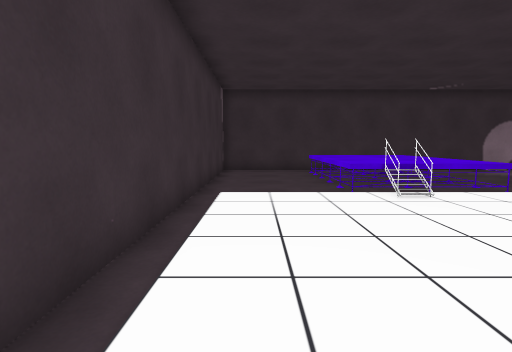
View 1 (above)

14 first-person views from a walk through a Unity game level. The camera is 1.2 m above the floor, tilts 6° down and sees 80° across. The floor is counted in squares, 1 m on a side. Each view is taken from the middle of a square. On the plan, view 1 faces up. The plan holds only what a view shows up to about 13 squares ahead; the rest is blank. Some animated figures are left out.

View 2
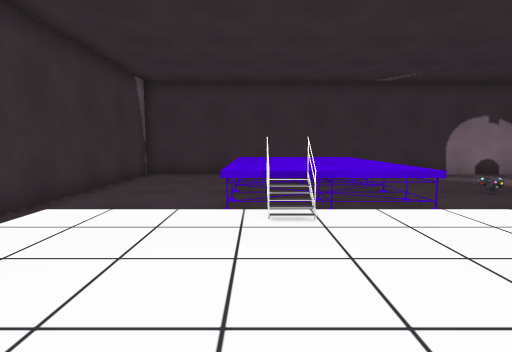

View 3
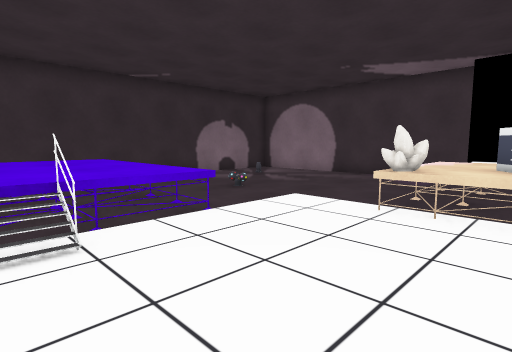

View 4
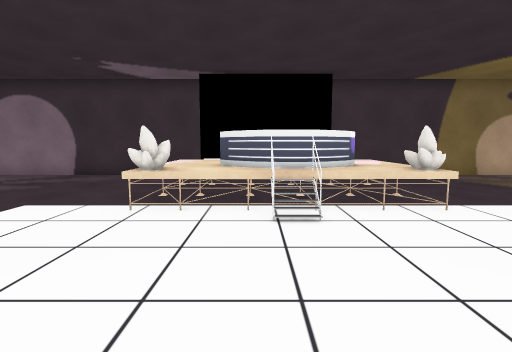

View 5
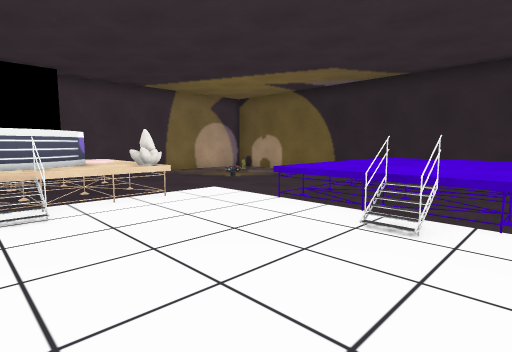

View 6
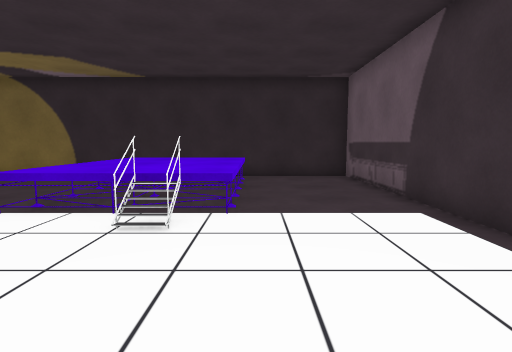

View 7
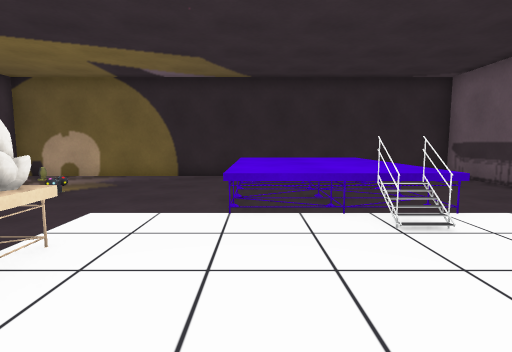

View 8
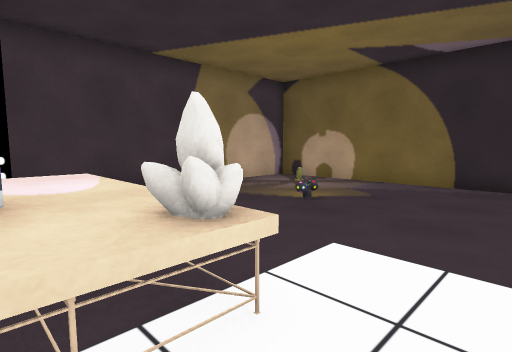

View 9
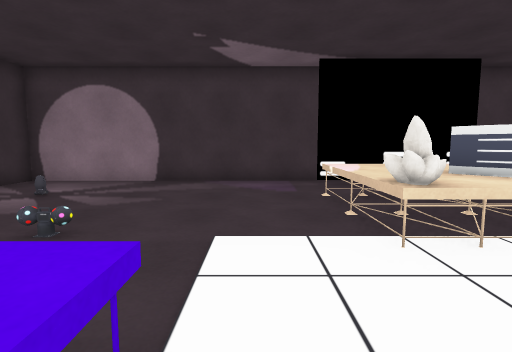

View 10
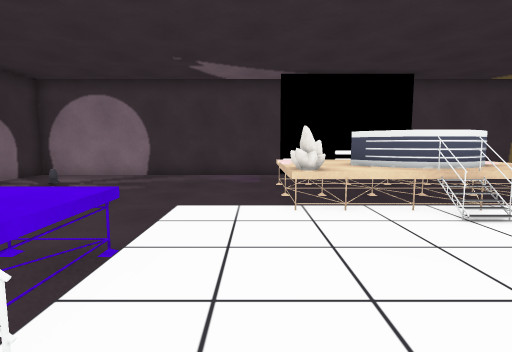

View 11
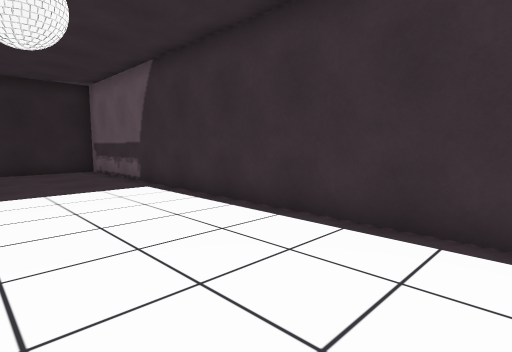

View 12
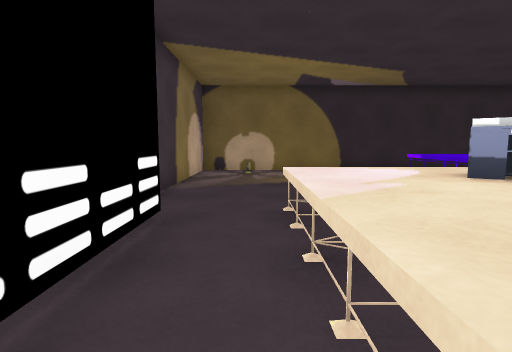

View 13
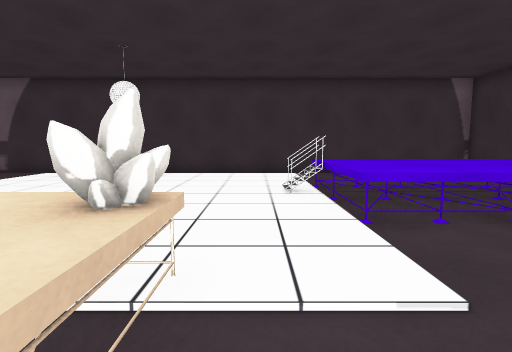

View 14
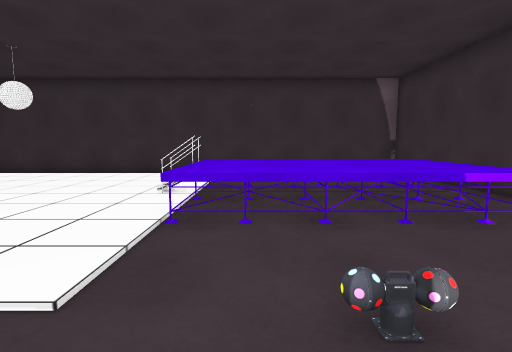

### Floor plan
Key: @ floor where view 1 was taken; # wall or solid block; . floor; = window, fence, low wall or low ledge; ^ raised ledge; O other object.
Columns run from 2 left of view 1 to 16 right of it. Each row starts with its distance up from view 1.
 15 ###################
 14 #.......     .....#
 13 #....^^^^.........#
 12 #....^^^^.........#
 11 #....^^^^.........#
 10 #....^^^^.........#
  9 #....^^^^.........#
  8 #....^^^^.........#
  7 #....#=...........#
  6 #.................#
  5 #.........#O^^^..##
  4 #.........=^O^^..#
  3 #.........=OO^^..#
  2 #.........=#O^^..#
  1 #..........OO^^..#
  0 #.@........O^^^..##
 -1 #.....=...........#
 -2 #....^^^^.........#
 -3 #....^^^^.........#
 -4 #....^^^^.........#
 -5 #....^^^^.........#
 -6 #....^^^^.........#
 -7 #....^^^^.........#
 -8 #....^^^^.........#
 -9 ###################

Where each view was taken, in squares from view 1:
view 1: 0 up, 0 right, facing up
view 2: 2 up, 3 right, facing up
view 3: 3 up, 3 right, facing up-right
view 4: 3 up, 3 right, facing right
view 5: 3 up, 2 right, facing down-right
view 6: 3 up, 2 right, facing down
view 7: 3 up, 6 right, facing down
view 8: 1 up, 7 right, facing down-right
view 9: 7 up, 5 right, facing right
view 10: 6 up, 3 right, facing right
view 11: 6 up, 3 right, facing down-left
view 12: 5 up, 13 right, facing down
view 13: 6 up, 11 right, facing left
view 14: 9 up, 11 right, facing left
